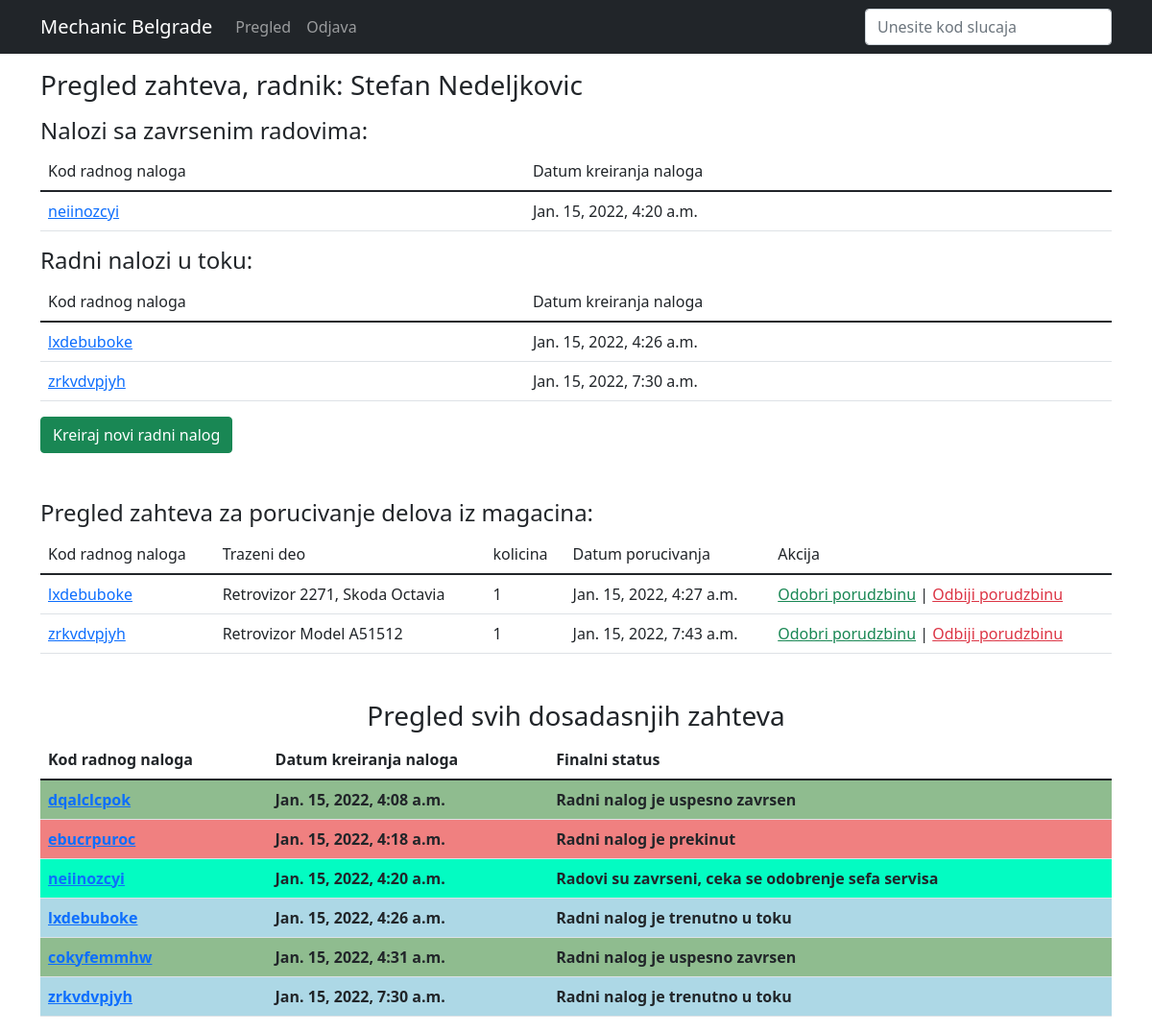
/servis/ (signed in), run on the app's committed database.
### servis/models.py (models this page shows, shortened)
class RadniNalog(models.Model):
    radni_nalog_podneo = models.ForeignKey(User, on_delete=models.CASCADE)
    datum_podnosenja_radnog_naloga = models.DateTimeField(default=timezone.now)
    radni_nalog_kod = models.CharField(max_length=20, blank=False)
    ime_prezime_klijenta = models.CharField(max_length=200, blank=False)
    kontakt_telefon = models.CharField(max_length=15, default="06123456789")
    opis_kvara = models.TextField(blank=False)
    marka_automobila = models.CharField(max_length=30, choices=marke_automobila, blank=False)
    model_automobila = models.CharField(max_length=100, blank=False)
    registracija = models.CharField(max_length=15, blank=True, default="---")
    status = models.CharField(max_length=5, blank=False, choices=status_radni_nalog, default="UT")

class IzdatnicaMagacin(models.Model):
    radni_nalog = models.ForeignKey(RadniNalog, on_delete=models.CASCADE)
    izdatnicu_podneo = models.ForeignKey(User, on_delete=models.CASCADE)
    datum_podnosenje_izdatnice = models.DateTimeField(default=timezone.now)
    status = models.CharField(max_length=10, blank=False, choices=status_porucivanje, default="OS")
    potrebni_deo = models.CharField(max_length=200, blank=False)
    komada = models.PositiveIntegerField(blank=False, default=1)

### servis/views.py (the view)
# urls.py: path('', pregled_servis, name="pregled_servis"),
@login_required
def pregled_servis(request):
    user = request.user
    korisnik = Korisnik.objects.get(user=user)
    context = {"user": user, "korisnik": korisnik}
    if korisnik.pozicija == "SS" or korisnik.pozicija == "S":
        nalozi_u_toku = RadniNalog.objects.filter(status="UT")
        context['radni_nalozi'] = nalozi_u_toku
        if korisnik.pozicija == "SS":
            zahtevi_porucivanje = IzdatnicaMagacin.objects.filter(status="OS")
            context['zahtevi_porucivanje'] = zahtevi_porucivanje
            nalozi_za_proveru = RadniNalog.objects.filter(Q(status="KR") | Q(status="PR"))
            context['nalozi_za_proveru'] = nalozi_za_proveru
            print(zahtevi_porucivanje)
            svi_zahtevi = RadniNalog.objects.all()
            context['svi_zahtevi'] = svi_zahtevi
    elif korisnik.pozicija == "M":
        zahtevi_porucivanje = IzdatnicaMagacin.objects.filter(status="SP")
        context['zahtevi_porucivanje'] = zahtevi_porucivanje
    return render(request, 'servis/pregled.html', context)

### templates/servis/pregled.html (shortened to what this page needs)
{% extends 'base/base.html' %}
{% load static %}
{% block sadrzaj %}
    <div class="container">
        <h3 class="mt-3 mb-3">Pregled zahteva, radnik: {{ user.first_name }} {{ user.last_name }}</h3>
        {% if korisnik.pozicija == "SS" %}
            {% if nalozi_za_proveru %}
                <h4 class="mt-3">Nalozi sa zavrsenim radovima:</h4>
                <table class="table">
                    <thead>
                    <tr>
                        <td>Kod radnog naloga</td>
                        <td>Datum kreiranja naloga</td>
                    </tr>
                    </thead>
                    <tbody>
                    {% for nalog in nalozi_za_proveru %}
                        <tr>
                            <td><a href="{% url 'radni_nalog_kod' %}?kod_slucaja={{ nalog.radni_nalog_kod }}">
                                {{ nalog.radni_nalog_kod }}
                            </a></td>
                            <td>{{ nalog.datum_podnosenja_radnog_naloga }}</td>
                        </tr>
                    {% endfor %}
                    </tbody>
                </table>
            {% else %}
                <h5>Trenutno nema naloga za proveru ili sklapanje racuna</h5>
            {% endif %}
        {% endif %}
        {% if korisnik.pozicija == "SS" or korisnik.pozicija == "S" %}
            {% if radni_nalozi %}
                <h4 class="mt-3">Radni nalozi u toku:</h4>
                <table class="table">
                    <thead>
                    <tr>
                        <td>Kod radnog naloga</td>
                        <td>Datum kreiranja naloga</td>
                    </tr>
                    </thead>
                    <tbody>
                    {% for nalog in radni_nalozi %}
                        <tr>
                            <td><a href="{% url 'radni_nalog_kod' %}?kod_slucaja={{ nalog.radni_nalog_kod }}">
                                {{ nalog.radni_nalog_kod }}
                            </a></td>
                            <td>{{ nalog.datum_podnosenja_radnog_naloga }}</td>
                        </tr>
                    {% endfor %}
                    </tbody>
                </table>
            {% else %}
                <h5>Trenutno nema aktivnih radnih naloga</h5>
            {% endif %}
        {% endif %}
        {% if korisnik.pozicija == "SS" %}
            <a href="{% url 'kreairaj_nalog' %}">
                <button class="btn btn-success">Kreiraj novi radni nalog</button>
            </a>
        {% endif %}
        {% if korisnik.pozicija == "SS" %}
            <h4 class="mt-5">Pregled zahteva za porucivanje delova iz magacina:</h4>
            <table class="table">
                <thead>
                <tr>
                    <td>Kod radnog naloga</td>
                    <td>Trazeni deo</td>
                    <td>kolicina</td>
                    <td>Datum porucivanja</td>
                    <td>Akcija</td>
                </tr>
                </thead>
                <tbody>
                {% for zahtev in zahtevi_porucivanje %}
                    <tr>
                        <td>
                            <a href="{% url 'radni_nalog_kod' %}?kod_slucaja={{ zahtev.radni_nalog.radni_nalog_kod }}"> {{ zahtev.radni_nalog.radni_nalog_kod }}</a>
                        </td>
                        <td>{{ zahtev.potrebni_deo }}</td>
                        <td>{{ zahtev.komada }}</td>
                        <td>{{ zahtev.datum_podnosenje_izdatnice }}</td>
                        <td>
                            <a href="{% url 'sef_prihvatio_deo' id=zahtev.id %}" class="text-success">
                                Odobri porudzbinu</a>
                            |
                            <a href="{% url 'sef_odbio_deo' id=zahtev.id %}" class="text-danger">
                                Odbiji porudzbinu</a>
                        </td>
                    </tr>
                {% endfor %}
                </tbody>
            </table>
        {% endif %}
        <h3 class="mt-5 text-center">Pregled svih dosadasnjih zahteva</h3>
        <table class="table">
            <thead>
            <tr>
                <th>Kod radnog naloga</th>
                <th>Datum kreiranja naloga</th>
                <th>Finalni status</th>
            </tr>
            </thead>
            <tbody>
            {% for nalog in svi_zahtevi %}
                <tr style="background-color:
                        {% if nalog.status == "OK" %}
                            darkseagreen
                        {% elif nalog.status == "UT" %}
                            lightblue
                        {% elif nalog.status == "NO" %}
                            lightcoral
                        {% elif nalog.status == "KR" %}
                            #03fcc2
                        {% elif nalog.status == "PR" %}
                            #03fcc2
                        {% endif %}; font-weight: bold;
                        ">
                    <td><a href="{% url 'radni_nalog_kod' %}?kod_slucaja={{ nalog.radni_nalog_kod }}">
                        {{ nalog.radni_nalog_kod }}
                    </a></td>
                    <td>{{ nalog.datum_podnosenja_radnog_naloga }}</td>
                    <td>
                        {% if nalog.status == "OK" %}
                            Radni nalog je uspesno zavrsen
                        {% elif nalog.status == "UT" %}
                            Radni nalog je trenutno u toku
                        {% elif nalog.status == "NO" %}
                            Radni nalog je prekinut
                        {% elif nalog.status == "KR" %}
                            Radovi su zavrseni, ceka se odobrenje sefa servisa
                        {% elif nalog.status == "PR" %}
                            Racun je u procesu izrade
                        {% endif %}
                    </td>
                </tr>
            {% endfor %}
            </tbody>
        </table>
    </div>
{% endblock %}

### data on the page
RadniNalog: radni_nalog_kod "neiinozcyi", datum_podnosenja_radnog_naloga "Jan. 15, 2022, 4:20 a.m.", shows "Radovi su zavrseni, ceka se odobrenje sefa servisa"
RadniNalog: radni_nalog_kod "lxdebuboke", datum_podnosenja_radnog_naloga "Jan. 15, 2022, 4:26 a.m.", status "Radni nalog je trenutno u toku"
RadniNalog: radni_nalog_kod "zrkvdvpjyh", datum_podnosenja_radnog_naloga "Jan. 15, 2022, 7:30 a.m.", status "Radni nalog je trenutno u toku"
IzdatnicaMagacin: radni_nalog.radni_nalog_kod "lxdebuboke", potrebni_deo "Retrovizor 2271, Skoda Octavia", komada "1", datum_podnosenje_izdatnice "Jan. 15, 2022, 4:27 a.m."
IzdatnicaMagacin: radni_nalog.radni_nalog_kod "zrkvdvpjyh", potrebni_deo "Retrovizor Model A51512", komada "1", datum_podnosenje_izdatnice "Jan. 15, 2022, 7:43 a.m."
RadniNalog: radni_nalog_kod "dqalclcpok", datum_podnosenja_radnog_naloga "Jan. 15, 2022, 4:08 a.m.", status "Radni nalog je uspesno zavrsen"
RadniNalog: radni_nalog_kod "ebucrpuroc", datum_podnosenja_radnog_naloga "Jan. 15, 2022, 4:18 a.m.", status "Radni nalog je prekinut"
RadniNalog: radni_nalog_kod "cokyfemmhw", datum_podnosenja_radnog_naloga "Jan. 15, 2022, 4:31 a.m.", status "Radni nalog je uspesno zavrsen"

### other printed values
{{ user.first_name }} "Stefan"
{{ user.last_name }} "Nedeljkovic"
